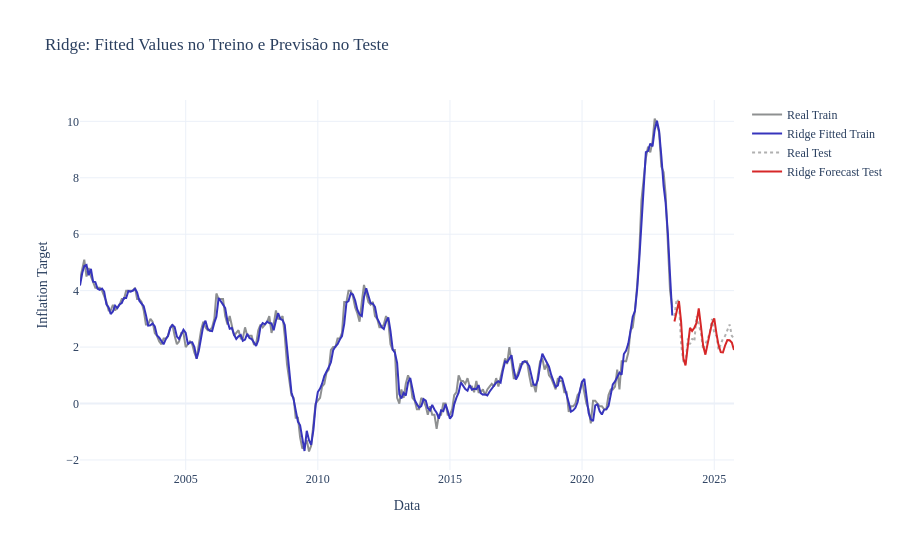

The cell this chart's notebook holds for it:
### Code cell
# Séries com índice temporal
fitted_train = pd.Series(y_pred_train, index=y_train.index, name="Ridge - Fitted Train")
forecast_test = pd.Series(y_pred_test, index=y_test.index, name="Ridge - Forecast Test")

fig = go.Figure()

# Valores reais no treino
fig.add_trace(go.Scatter(
    x=y_train.index,
    y=y_train,
    mode="lines",
    name="Real Train",
    line=dict(color="#8E9091", width=2)
))

# Fitted values no treino
fig.add_trace(go.Scatter(
    x=fitted_train.index,
    y=fitted_train,
    mode="lines",
    name="Ridge Fitted Train",
    line=dict(color="#3634bc", width=2)
))

# Valores reais no teste
fig.add_trace(go.Scatter(
    x=y_test.index,
    y=y_test,
    mode="lines",
    name="Real Test",
    line=dict(color="#b0b0b0", width=2, dash="dot")
))

# Previsão no teste
fig.add_trace(go.Scatter(
    x=forecast_test.index,
    y=forecast_test,
    mode="lines",
    name="Ridge Forecast Test",
    line=dict(color="#d62728", width=2)
))

fig.update_layout(
    title="Ridge: Fitted Values no Treino e Previsão no Teste",
    xaxis_title="Data",
    yaxis_title="Inflation Target",
    template="plotly_white",
    font=dict(family="Times New Roman", size=12),
    height=550,
    hovermode="x unified"
)

fig.show()

### Figure 1 — Plotly figure (JSON) as saved in the notebook; plotly's stock layout.template omitted (floating-point values rounded to 4 significant figures; data arrays with more than 128 entries replaced by an {"elided": "..."} marker saying what was removed)
{"data": [{"line": {"color": "#8E9091", "width": 2}, "mode": "lines", "name": "Real Train", "type": "scatter", "x": {"elided": "270 str values"}, "y": {"elided": "270 float values"}}, {"line": {"color": "#3634bc", "width": 2}, "mode": "lines", "name": "Ridge Fitted Train", "type": "scatter", "x": {"elided": "270 str values"}, "y": {"elided": "270 float values"}}, {"line": {"color": "#b0b0b0", "dash": "dot", "width": 2}, "mode": "lines", "name": "Real Test", "type": "scatter", "x": ["2023-07-01T00:00:00.000000000", "2023-08-01T00:00:00.000000000", "2023-09-01T00:00:00.000000000", "2023-10-01T00:00:00.000000000", "2023-11-01T00:00:00.000000000", "2023-12-01T00:00:00.000000000", "2024-01-01T00:00:00.000000000", "2024-02-01T00:00:00.000000000", "2024-03-01T00:00:00.000000000", "2024-04-01T00:00:00.000000000", "2024-05-01T00:00:00.000000000", "2024-06-01T00:00:00.000000000", "2024-07-01T00:00:00.000000000", "2024-08-01T00:00:00.000000000", "2024-09-01T00:00:00.000000000", "2024-10-01T00:00:00.000000000", "2024-11-01T00:00:00.000000000", "2024-12-01T00:00:00.000000000", "2025-01-01T00:00:00.000000000", "2025-02-01T00:00:00.000000000", "2025-03-01T00:00:00.000000000", "2025-04-01T00:00:00.000000000", "2025-05-01T00:00:00.000000000", "2025-06-01T00:00:00.000000000", "2025-07-01T00:00:00.000000000", "2025-08-01T00:00:00.000000000", "2025-09-01T00:00:00.000000000", "2025-10-01T00:00:00.000000000"], "y": [3.1, 3.7, 3.6, 2.1, 1.5, 1.4, 2.3, 2.1, 2.3, 2.2, 3.1, 2.8, 2.5, 1.9, 2.1, 2.3, 2.5, 3.0, 2.5, 2.4, 1.9, 2.1, 2.3, 2.4, 2.6, 2.8, 2.4, 2.3]}, {"line": {"color": "#d62728", "width": 2}, "mode": "lines", "name": "Ridge Forecast Test", "type": "scatter", "x": ["2023-07-01T00:00:00.000000000", "2023-08-01T00:00:00.000000000", "2023-09-01T00:00:00.000000000", "2023-10-01T00:00:00.000000000", "2023-11-01T00:00:00.000000000", "2023-12-01T00:00:00.000000000", "2024-01-01T00:00:00.000000000", "2024-02-01T00:00:00.000000000", "2024-03-01T00:00:00.000000000", "2024-04-01T00:00:00.000000000", "2024-05-01T00:00:00.000000000", "2024-06-01T00:00:00.000000000", "2024-07-01T00:00:00.000000000", "2024-08-01T00:00:00.000000000", "2024-09-01T00:00:00.000000000", "2024-10-01T00:00:00.000000000", "2024-11-01T00:00:00.000000000", "2024-12-01T00:00:00.000000000", "2025-01-01T00:00:00.000000000", "2025-02-01T00:00:00.000000000", "2025-03-01T00:00:00.000000000", "2025-04-01T00:00:00.000000000", "2025-05-01T00:00:00.000000000", "2025-06-01T00:00:00.000000000", "2025-07-01T00:00:00.000000000", "2025-08-01T00:00:00.000000000", "2025-09-01T00:00:00.000000000", "2025-10-01T00:00:00.000000000"], "y": [2.905, 3.255, 3.629, 2.891, 1.604, 1.348, 1.93, 2.679, 2.573, 2.685, 2.855, 3.368, 2.747, 2.044, 1.732, 2.15, 2.499, 2.846, 3.019, 2.47, 2.07, 1.82, 1.81, 2.064, 2.25, 2.243, 2.163, 1.896]}], "layout": {"font": {"family": "Times New Roman", "size": 12}, "height": 550, "hovermode": "x unified", "title": {"text": "Ridge: Fitted Values no Treino e Previsão no Teste"}, "xaxis": {"title": {"text": "Data"}}, "yaxis": {"title": {"text": "Inflation Target"}}}}
